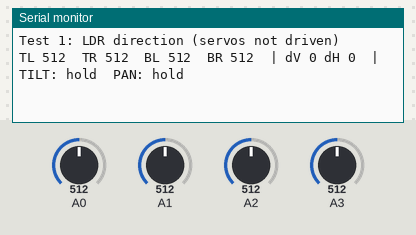
Simulated run of this sketch. Board: Arduino Nano, built with avr-gcc and run on an emulated ATmega328P. Parts: the last lines printed to the serial monitor. The test bench sets the inputs (shaded band); at power-on: A0 = 512, A1 = 512, A2 = 512, A3 = 512.

Above: at 1.2 s.
1.3 s: A0 set to 529
2.8 s: A0 set to 560
At 4.2 s:
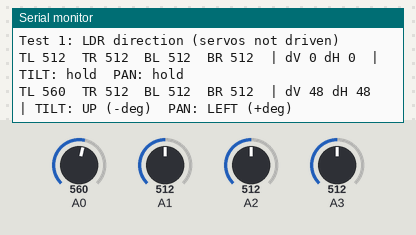
4.5 s: A1 set to 537
At 6.8 s:
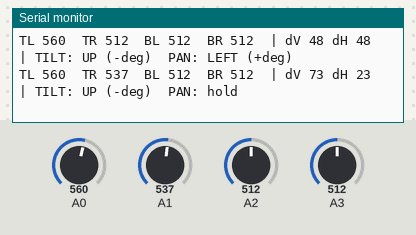
7.5 s: A2 set to 531
At 10.5 s:
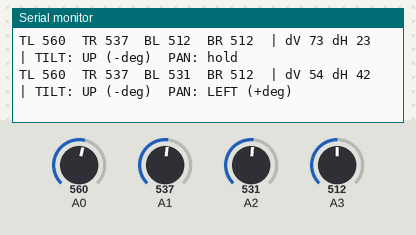

The sketch:

U-14_ldr_direction.ino
```cpp
// Test 1 — LDR direction only (no servos move). Arduino Nano, Serial 115200.
// LDRs: TL A0, TR A1, BL A2, BR A3 (5V -> LDR -> Ax -> R -> GND, higher = brighter).
// Shine a torch on the array: every 0.5 s it prints the readings and which way the
// panel should turn to face the light, and the servo angle change that would make.
// x NN (Newline) sets the deadband in ADC counts (default 30).

const int PAN_SIGN = 1, TILT_SIGN = -1;  // tilt reversed (confirmed 14/10); same convention as the tracker firmware: +1 deg toward the light
int tol = 30;

void setup() { Serial.begin(115200); Serial.println("Test 1: LDR direction (servos not driven)"); }

void loop() {
  if (Serial.available()) {
    String c = Serial.readStringUntil('\n'); c.trim();
    if (c[0] == 'x') { tol = c.substring(1).toInt(); Serial.print("deadband "); Serial.println(tol); }
  }
  int v[4];
  for (int i = 0; i < 4; i++) { long s = 0; for (int k = 0; k < 8; k++) s += analogRead(A0 + i); v[i] = s / 8; }
  int dv = (v[0] + v[1]) - (v[2] + v[3]);   // top - bottom
  int dh = (v[0] + v[2]) - (v[1] + v[3]);   // left - right

  Serial.print("TL "); Serial.print(v[0]); Serial.print("  TR "); Serial.print(v[1]);
  Serial.print("  BL "); Serial.print(v[2]); Serial.print("  BR "); Serial.print(v[3]);
  Serial.print("  | dV "); Serial.print(dv); Serial.print(" dH "); Serial.print(dh);

  Serial.print("  | TILT: ");
  if (abs(dv) <= tol) Serial.print("hold");
  else { Serial.print(dv > 0 ? "UP " : "DOWN "); Serial.print(TILT_SIGN * (dv > 0 ? 1 : -1) > 0 ? "(+deg)" : "(-deg)"); }
  Serial.print("  PAN: ");
  if (abs(dh) <= tol) Serial.print("hold");
  else { Serial.print(dh > 0 ? "LEFT " : "RIGHT "); Serial.print(PAN_SIGN * (dh > 0 ? 1 : -1) > 0 ? "(+deg)" : "(-deg)"); }
  Serial.println();
  delay(3000);
}
```

Measured:
- the behaviour switches between 542 and 543 on A0 (found by bisection; images 0 and 1)
- the behaviour switches between 529 and 530 on A1 (found by bisection; images 1 and 2)
- the behaviour switches between 519 and 520 on A2 (found by bisection; images 2 and 3)
- after the input at 2.8 s, the serial monitor: prints a new line after 0.21 s (image 1)
- after the input at 4.5 s, the serial monitor: prints a new line after 1.5 s (image 2)
- after the input at 7.5 s, the serial monitor: prints a new line after 1.5 s (image 3)
